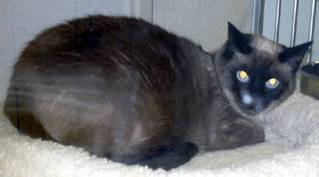
#> input picture dogsandcats/cats/cat.10005.jpg, 319 x 177 px; its folder holds only this picture in this run
$ jupyter execute prepare_data.ipynb
#> lines starting #> are read from the running program, lines starting #| are printed output that depends on the picture
[cell 1]
import cv2
import numpy as np
import os
import random
import pickle

DIRECTORY = "./dogsandcats"
CATEGORIES = ["cats", "dogs"]

[cell 2]
IMAGE_SIZE = 100
data = []

for category in CATEGORIES:
    image_folder = os.path.join(DIRECTORY, category)
    label = CATEGORIES.index(category)
    for image_file in os.listdir(image_folder):
        image = cv2.imread(str(os.path.join(image_folder, image_file)))
#> image is the input picture: shape (177, 319, 3); mean B, G, R 109.6, 105.6, 104.6
        image = cv2.resize(image, (IMAGE_SIZE, IMAGE_SIZE))
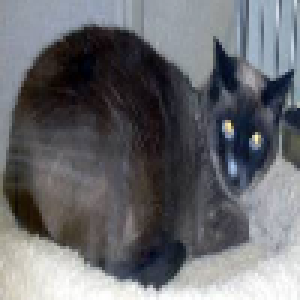
#> image: shape (100, 100, 3) (shown 3 times larger); mean B, G, R 109.5, 105.4, 104.5
        data.append([image, label])
#> pass 2 of the loop `for category in CATEGORIES:`:
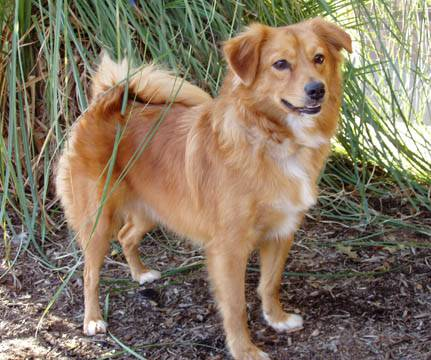
#> input picture dogsandcats/dogs/dog.10003.jpg, 431 x 360 px
#> image is the input picture: shape (360, 431, 3); mean B, G, R 99, 118.8, 133.5
#> `image = cv2.resize(image, (IMAGE_SIZE, IMAGE_SIZE))`:
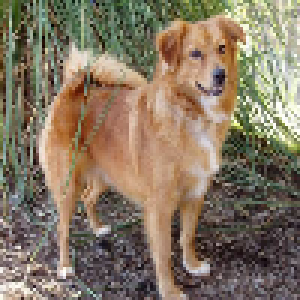
#> image: shape (100, 100, 3) (shown 3 times larger); mean B, G, R 99.2, 119, 133.7

len(data)
#> Out = 2

[cell 3]
random.shuffle(data)
data[0]

[cell 4]
image_array = []
label_array = []

for image, label in data:
    image_array.append(image)
    label_array.append(label)
#> this loop made 2 passes
#> label on passes 1 to 2: 0, 1
#> after the loop, image_array = 2 items; label_array = [0, 1]

[cell 5]
X = np.array(image_array)
Y = np.array(label_array)
#> Y = [0, 1]
